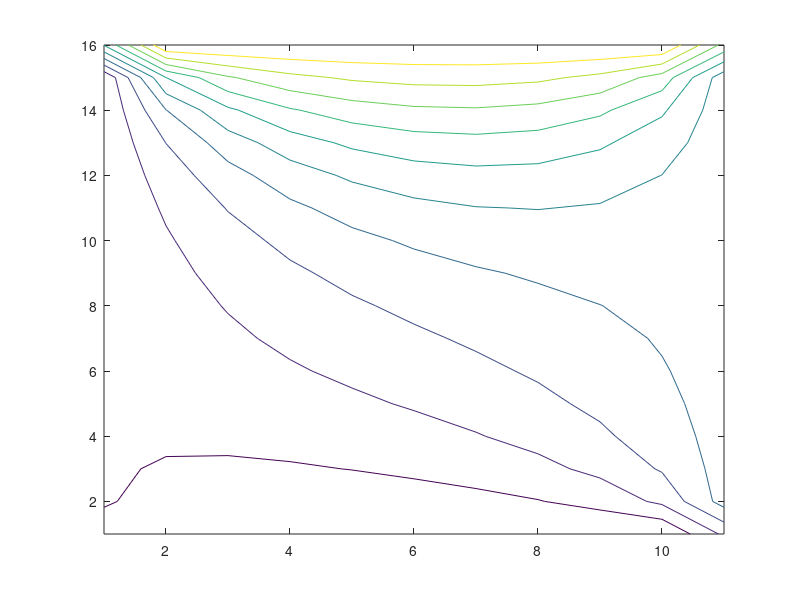

Write MATLAB code to recreate this figure.
v1=10.0;
v2=100.0;
v3=40.0;
v4=0.0;
ni=200;
nx=16;
ny=11;

v=zeros(nx,ny);
for i=2:nx-1
  v(i,1)=v1;
  v(i,ny)=v3;
end
for j=2:ny-1
    v(1,j)=v4;
    v(nx,j)=v2;
end
v(1,1)=0.5*(v1+v4);
v(nx,1)=0.5*(v1+v2);
v(1,ny)=0.5*(v3+v4);
v(nx,ny)=0.5*(v2+v3);
 % v(i,j)=0.25*(v(i+1,j)+v(i,j+1)+v(i,j+1)+v(i,j-1));
for k=1:ni
	for i=2:nx-1
		for j=2:ny-1
	           v(i,j)=0.25*(v(i+1,j)+v(i-1,j)+v(i,j+1)+v(i,j-1));
                end 
        end
end

diary df.out
[v(6,6),v(9,9),v(11,6),v(9,3)]
[[1:nx,1:ny] v(i,j)]
diary off


contour(v);

%mesh([1:nx],[1:ny],v)
